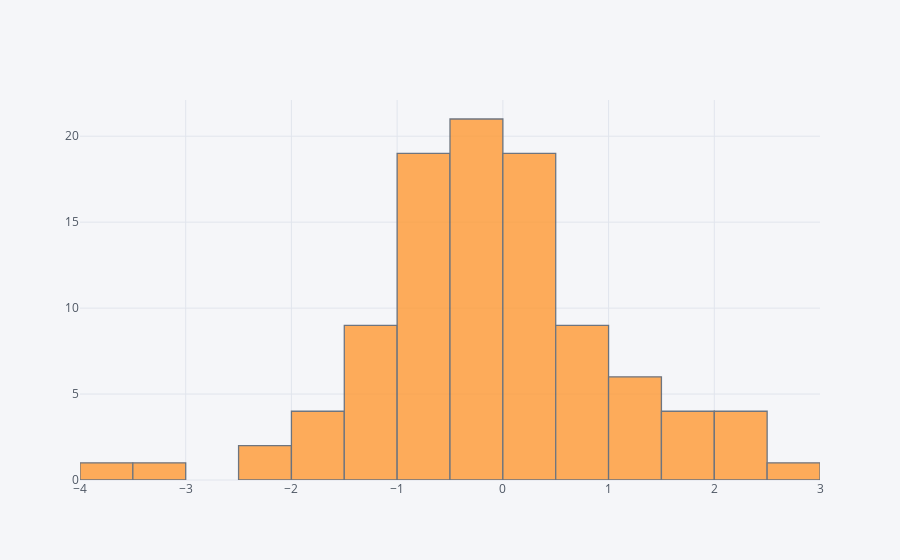

Here is the notebook cell this chart was saved with:
### Markdown cell above
## Histogram

### Code cell
df['A'].iplot(kind='hist',bins=30)

### Figure 1 — Plotly figure (JSON) as saved in the notebook; plotly's stock layout.template omitted (floating-point values rounded to 4 significant figures)
{"data": [{"histfunc": "count", "histnorm": "", "marker": {"color": "rgba(255, 153, 51, 1.0)", "line": {"color": "#4D5663", "width": 1.3}}, "name": "A", "nbinsx": 30, "opacity": 0.8, "orientation": "v", "type": "histogram", "x": [-1.119, -1.148, -0.9457, 0.8206, -1.469, 0.03002, 1.953, -0.7096, -1.109, -1.099, -1.106, 0.2683, 1.957, 1.11, 0.8731, 0.07492, -0.9966, -0.486, 0.0143, -1.178, -0.7449, 1.664, 1.065, -0.9647, 0.2948, 2.451, -0.8421, -0.7657, 0.2644, -0.2419, 0.4781, 0.31, -0.1361, 0.5517, 2.064, 2.118, -0.7973, 0.1159, 0.6007, -0.7213, -2.324, -0.7717, -1.252, 0.203, -0.2046, 0.1141, 0.01503, -1.516, -0.7884, 1.103, -0.1426, 0.9865, 2.862, -1.802, 0.4062, -0.7494, -0.4719, -0.5496, -3.138, 1.441, 0.2424, -1.464, 0.7802, -0.7784, -0.1674, -2.09, -0.3488, -1.955, -0.734, -0.6739, -0.07561, -0.3694, -0.7047, 0.2917, -0.4403, 0.05347, 0.9159, -3.613, 1.109, -0.0907, -0.4382, -0.109, -0.003292, -0.1046, -0.5316, 0.7576, 0.3389, -0.04926, 2.007, -0.4894, 0.9012, 0.2869, -0.3928, -1.547, -0.4962, 1.683, 0.4113, -0.6124, 1.139, -0.4038]}], "layout": {"barmode": "overlay", "legend": {"bgcolor": "#F5F6F9", "font": {"color": "#4D5663"}}, "paper_bgcolor": "#F5F6F9", "plot_bgcolor": "#F5F6F9", "titlefont": {"color": "#4D5663"}, "xaxis1": {"gridcolor": "#E1E5ED", "showgrid": true, "tickfont": {"color": "#4D5663"}, "title": "", "titlefont": {"color": "#4D5663"}, "zerolinecolor": "#E1E5ED"}, "yaxis1": {"gridcolor": "#E1E5ED", "showgrid": true, "tickfont": {"color": "#4D5663"}, "title": "", "titlefont": {"color": "#4D5663"}, "zerolinecolor": "#E1E5ED"}}}
